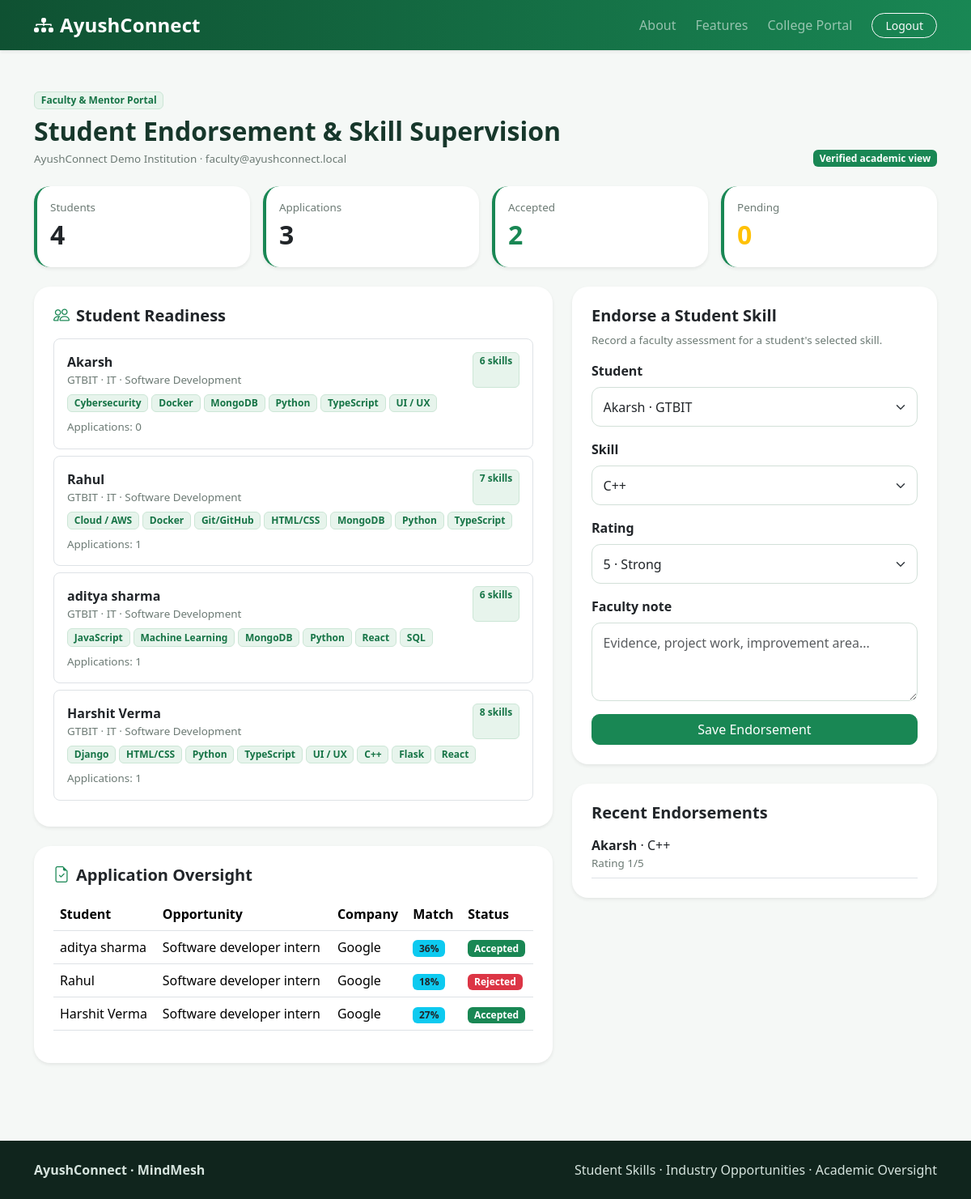
/college-portal (signed in), run on the app's committed database.
### app.py (models this page shows)
class Faculty(db.Model):
    id = db.Column(db.Integer, primary_key=True)
    name = db.Column(db.String(120), nullable=False)
    email = db.Column(db.String(160), unique=True, nullable=False)
    institution = db.Column(db.String(180), nullable=False)
    password_hash = db.Column(db.String(255), nullable=False)

class Student(db.Model):
    id = db.Column(db.Integer, primary_key=True)
    name = db.Column(db.String(120), nullable=False)
    email = db.Column(db.String(160), unique=True, nullable=False)
    college = db.Column(db.String(180), nullable=False)
    course = db.Column(db.String(120), nullable=False)
    graduation_year = db.Column(db.Integer, nullable=False)
    preferred_role = db.Column(db.String(160), nullable=False)
    github = db.Column(db.String(300))
    portfolio = db.Column(db.String(300))
    password_hash = db.Column(db.String(255), nullable=False)
    created_at = db.Column(db.DateTime, default=datetime.utcnow)
    skills = db.relationship("Skill", secondary=student_skills, lazy="subquery")
    applications = db.relationship("Application", back_populates="student", cascade="all, delete-orphan")

class Skill(db.Model):
    id = db.Column(db.Integer, primary_key=True)
    name = db.Column(db.String(100), unique=True, nullable=False)

class Application(db.Model):
    id = db.Column(db.Integer, primary_key=True)
    student_id = db.Column(db.Integer, db.ForeignKey("student.id"), nullable=False)
    job_id = db.Column(db.Integer, db.ForeignKey("job.id"), nullable=False)
    status = db.Column(db.String(30), default="Pending")
    applied_at = db.Column(db.DateTime, default=datetime.utcnow)
    updated_at = db.Column(db.DateTime, default=datetime.utcnow, onupdate=datetime.utcnow)
    student = db.relationship("Student", back_populates="applications")
    job = db.relationship("Job", back_populates="applications")
    __table_args__ = (db.UniqueConstraint("student_id", "job_id", name="uq_student_job"),)

class Job(db.Model):
    id = db.Column(db.Integer, primary_key=True)
    company_id = db.Column(db.Integer, db.ForeignKey("company.id"), nullable=False)
    opportunity_type = db.Column(db.String(40), nullable=False)
    title = db.Column(db.String(180), nullable=False)
    location = db.Column(db.String(180), nullable=False)
    work_mode = db.Column(db.String(40), nullable=False)
    pay = db.Column(db.String(120), nullable=False)
    duration = db.Column(db.String(120), nullable=False)
    deadline = db.Column(db.Date, nullable=True)
    openings = db.Column(db.Integer, default=1)
    description = db.Column(db.Text)
    eligibility = db.Column(db.Text)
    created_at = db.Column(db.DateTime, default=datetime.utcnow)
    company = db.relationship("Company", back_populates="jobs")
    skills = db.relationship("Skill", secondary=job_skills, lazy="subquery")
    applications = db.relationship("Application", back_populates="job", cascade="all, delete-orphan")

class Company(db.Model):
    id = db.Column(db.Integer, primary_key=True)
    company_name = db.Column(db.String(180), nullable=False)
    email = db.Column(db.String(160), unique=True, nullable=False)
    industry = db.Column(db.String(120), nullable=False)
    contact_person = db.Column(db.String(120), nullable=False)
    description = db.Column(db.Text)
    password_hash = db.Column(db.String(255), nullable=False)
    created_at = db.Column(db.DateTime, default=datetime.utcnow)
    jobs = db.relationship("Job", back_populates="company", cascade="all, delete-orphan")

class Endorsement(db.Model):
    id = db.Column(db.Integer, primary_key=True)
    faculty_id = db.Column(db.Integer, db.ForeignKey("faculty.id"), nullable=False)
    student_id = db.Column(db.Integer, db.ForeignKey("student.id"), nullable=False)
    skill_id = db.Column(db.Integer, db.ForeignKey("skill.id"), nullable=False)
    rating = db.Column(db.Integer, nullable=False)
    note = db.Column(db.String(500))
    created_at = db.Column(db.DateTime, default=datetime.utcnow)
    faculty = db.relationship("Faculty")
    student = db.relationship("Student")
    skill = db.relationship("Skill")

### app.py (the view, shortened to what this page needs)
@app.route("/college-portal", methods=["GET", "POST"])
@login_required("faculty")
def college_portal():
    faculty = db.session.get(Faculty, session["user_id"])
    students = Student.query.order_by(Student.created_at.desc()).all()
    applications = Application.query.order_by(Application.applied_at.desc()).all()
    endorsements = Endorsement.query.filter_by(faculty_id=faculty.id).all()
    skills = Skill.query.order_by(Skill.name.asc()).all()
    return render_template("college-portal.html", faculty=faculty, students=students,
                           applications=applications, endorsements=endorsements,
                           skills=skills, show_login=False)

### app.py (called while the page is built)
def login_required(role):
    def decorator(view):
        @wraps(view)
        def wrapped(*args, **kwargs):
            if session.get("role") != role or not session.get("user_id"):
                flash("Please log in to continue.", "warning")
                return redirect(url_for(f"{role}_login"))
            return view(*args, **kwargs)
        return wrapped
    return decorator

@app.context_processor
def globals_for_templates():
    return {"today": date.today(), "skills_catalog": SKILLS}

### templates/college-portal.html
{% extends "base.html" %}{% block title %}Faculty & Mentor Portal | AyushConnect{% endblock %}
{% block content %}<main class="container py-5"><div class="d-flex justify-content-between align-items-end mb-4"><div><span class="badge badge-soft">Faculty & Mentor Portal</span><h2 class="fw-bold mt-2 mb-1">Student Endorsement & Skill Supervision</h2><div class="small-muted">{{faculty.institution}} · {{faculty.email}}</div></div><span class="badge bg-success">Verified academic view</span></div>
<div class="row g-3 mb-4"><div class="col-md-3"><div class="card stat-card bg-white shadow-sm p-3"><div class="small-muted">Students</div><div class="kpi">{{students|length}}</div></div></div><div class="col-md-3"><div class="card stat-card bg-white shadow-sm p-3"><div class="small-muted">Applications</div><div class="kpi">{{applications|length}}</div></div></div><div class="col-md-3"><div class="card stat-card bg-white shadow-sm p-3"><div class="small-muted">Accepted</div><div class="kpi text-success">{{applications|selectattr('status','equalto','Accepted')|list|length}}</div></div></div><div class="col-md-3"><div class="card stat-card bg-white shadow-sm p-3"><div class="small-muted">Pending</div><div class="kpi text-warning">{{applications|selectattr('status','equalto','Pending')|list|length}}</div></div></div></div>
<div class="row g-4"><div class="col-xl-7"><div class="card bg-white shadow-sm p-4"><h5 class="fw-bold mb-3"><i class="bi bi-people text-success me-2"></i>Student Readiness</h5>{% if students %}{% for s in students %}<div class="border rounded-3 p-3 mb-2"><div class="d-flex justify-content-between"><div><strong>{{s.name}}</strong><div class="small-muted">{{s.college}} · {{s.course}} · {{s.preferred_role}}</div></div><span class="badge badge-soft">{{s.skills|length}} skills</span></div><div class="d-flex flex-wrap gap-1 mt-2">{% for skill in s.skills %}<span class="badge badge-soft">{{skill.name}}</span>{% endfor %}</div><div class="small-muted mt-2">Applications: {{s.applications|length}}</div></div>{% endfor %}{% else %}<div class="empty p-5 text-center">No students have registered yet.</div>{% endif %}</div>
<div class="card bg-white shadow-sm p-4 mt-4"><h5 class="fw-bold mb-3"><i class="bi bi-file-earmark-check text-success me-2"></i>Application Oversight</h5>{% if applications %}<div class="table-responsive"><table class="table align-middle"><thead><tr><th>Student</th><th>Opportunity</th><th>Company</th><th>Match</th><th>Status</th></tr></thead><tbody>{% for a in applications %}<tr><td>{{a.student.name}}</td><td>{{a.job.title}}</td><td>{{a.job.company.company_name}}</td><td><span class="badge bg-info text-dark">{{ ((a.student.skills|selectattr("name","in",a.job.skills|map(attribute="name")|list)|list|length / a.job.skills|length * 100)|round(0,"common"))|int if a.job.skills|length else 0 }}%</span></td><td><span class="badge bg-{{'success' if a.status=='Accepted' else 'warning text-dark' if a.status=='Pending' else 'danger'}}">{{a.status}}</span></td></tr>{% endfor %}</tbody></table></div>{% else %}<div class="empty p-4 text-center">No applications recorded yet.</div>{% endif %}</div></div>
<div class="col-xl-5"><div class="card bg-white shadow-sm p-4 sticky"><h5 class="fw-bold">Endorse a Student Skill</h5><p class="small-muted">Record a faculty assessment for a student's selected skill.</p><form method="post"><label class="form-label fw-semibold">Student</label><select name="student_id" class="form-select mb-3" required>{% for s in students %}<option value="{{s.id}}">{{s.name}} · {{s.college}}</option>{% endfor %}</select><label class="form-label fw-semibold">Skill</label><select name="skill_id" class="form-select mb-3" required>{% for skill in skills %}<option value="{{skill.id}}">{{skill.name}}</option>{% endfor %}</select><label class="form-label fw-semibold">Rating</label><select name="rating" class="form-select mb-3"><option value="5">5 · Strong</option><option value="4">4 · Good</option><option value="3">3 · Developing</option><option value="2">2 · Needs practice</option><option value="1">1 · Beginner</option></select><label class="form-label fw-semibold">Faculty note</label><textarea name="note" class="form-control mb-3" rows="3" placeholder="Evidence, project work, improvement area..."></textarea><button class="btn btn-success w-100">Save Endorsement</button></form></div>
<div class="card bg-white shadow-sm p-4 mt-4"><h5 class="fw-bold">Recent Endorsements</h5>{% for e in endorsements|reverse %}<div class="border-bottom py-2"><strong>{{e.student.name}}</strong> · {{e.skill.name}}<div class="small-muted">Rating {{e.rating}}/5{% if e.note %} · {{e.note}}{% endif %}</div></div>{% else %}<div class="small-muted mt-2">No endorsements yet.</div>{% endfor %}</div></div></div></main>{% endblock %}

### templates/base.html (style rules this page uses)
:root { --green:#198754;--dark:#0f5132;--soft:#eaf6ef;--bg:#f5f8f6;--ink:#17372b;--muted:#6c7a74;--line:#dce8e1;--shadow:0 12px 34px rgba(15,81,50,.09) }
html { scroll-behavior:smooth }
body { background:var(--bg);color:var(--ink);font-family:system-ui,-apple-system,"Segoe UI",Roboto,Arial,sans-serif }
.btn { border-radius:10px }
.btn-success { background:var(--green);border-color:var(--green) }
.form-control,.form-select { border-radius:11px;padding:.72rem .85rem;border-color:#d2e0d8 }
.card { border:0;border-radius:20px }
.badge-soft { background:#e7f4ec;color:#167446;border:1px solid #cce6d6 }
.small-muted { font-size:.84rem;color:var(--muted) }
.stat-card { border-left:4px solid var(--green) }
.kpi { font-size:2rem;font-weight:800 }
.sticky { position:sticky;top:88px }
.table td { vertical-align:middle }

### data on the page
Faculty: institution "AyushConnect Demo Institution", email "faculty@ayushconnect.local"
Student: name "Akarsh", college "GTBIT", course "IT", preferred_role "Software Development", skills|length "6", applications|length "0"
Skill: name "Cybersecurity"
Skill: name "Docker"
Skill: name "MongoDB"
Skill: name "Python"
Skill: name "TypeScript"
Skill: name "UI / UX"
Student: name "Rahul", college "GTBIT", course "IT", preferred_role "Software Development", skills|length "7", applications|length "1"
Skill: name "Cloud / AWS"
Skill: name "Git/GitHub"
Skill: name "HTML/CSS"
Student: name "aditya sharma", college "GTBIT", course "IT", preferred_role "Software Development", skills|length "6", applications|length "1"
Skill: name "JavaScript"
Skill: name "Machine Learning"
Skill: name "React"
Skill: name "SQL"
Student: name "Harshit Verma", college "GTBIT", course "IT", preferred_role "Software Development", skills|length "8", applications|length "1"
Skill: name "Django"
Skill: name "C++"
Skill: name "Flask"
Application: student.name "aditya sharma", job "Software developer intern", job.company.company_name "Google", student "36", status "Accepted"
Application: student.name "Rahul", job "Software developer intern", job.company.company_name "Google", student "18", status "Rejected"
Application: student.name "Harshit Verma", job "Software developer intern", job.company.company_name "Google", student "27", status "Accepted"
Endorsement: student.name "Akarsh", skill.name "C++", rating "1"

### other printed values
{{ students|length }} "4"
{{ applications|length }} "3"
{{ applications|selectattr('status','equalto','Accepted')|list|length }} "2"
{{ applications|selectattr('status','equalto','Pending')|list|length }} "0"
form field student_id "Akarsh · GTBIT"
form field skill_id "C++"
